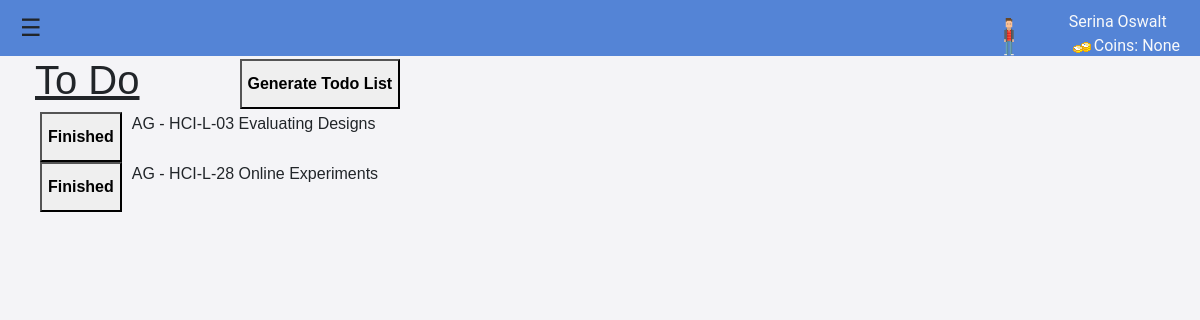
The app's page /todo (signed in), older data.
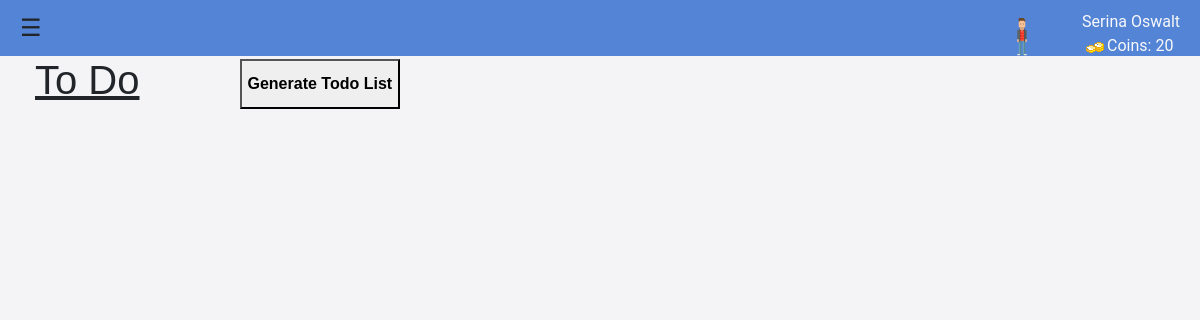
The same page, newer data.
### app.py (models this page shows, shortened)
class User(db.Model):
    id = db.Column(db.Integer, primary_key=True)
    name = db.Column(db.String(100), nullable=False)
    email = db.Column(db.String(100), unique=True)
    password = db.Column(db.String(100))
    canvas_api_key = db.Column(db.String(255))
    course_codes_list = db.Column(db.String(255))  # New field for storing course codes
    avatar = db.Column(db.String(255))
    coins = db.Column(db.Integer)

class Todo(db.Model):
    assignmentID = db.Column(db.Integer, primary_key=True)
    assignmentName = db.Column(db.String(255))
    def __repr__(self):
        return self.assignmentName

### app.py (the view)
@app.route('/todo')
def todo():
    user = User.query.filter_by(email=session['email']).first()
    tasks = Todo.query.all()
    return render_template('todo.html', assignments = tasks, user=user)

### templates/todo.html (shortened to what this page needs)
<!DOCTYPE html>
<html lang="en">
<head>
  <link rel="stylesheet" href="https://cdn.jsdelivr.net/npm/bootstrap@4.6.2/dist/css/bootstrap.min.css">
  <link rel="stylesheet" href="/static/css/styles.css">
</head>
<header>
    <div class="menu-icon" onmouseover="openNav()" onmouseout="closeNav()">&#9776;</div>
    <div class="profile-info">
    <img src="{{ url_for('static', filename='images/pixelAvatar.png') }}" alt="Player Avatar" class="avatar">
    <div class="player-info">
        <span class="player-name">{{session.get('user_name', 'Guest')}}</span>
        <span class="player-coins"><img src="{{ url_for('static', filename='images/coin.png') }}" alt="Coin">Coins: {{ user.coins }}</span>
    </header>
<div class="todoHeader">
    <h1>To Do</h1>
    <a href="/generateList"><button class="finished">Generate Todo List</button></a>
</div>
<body>
    <ul>
        {% for assignment in assignments %}
        <li class="todoItem"><a href="/delete/{{assignment.assignmentID}}"><button class="finished">Finished</button></a><p>{{ assignment }}</p></li>
        {% endfor %}
    </ul>
</body>
</html>

### static/css/styles.css (style rules this page uses)
body, html { height: 100%; margin: 0; padding: 0; font-family: Arial, sans-serif; background-color: #f4f4f7; }
body, html { margin: 0; padding: 0; font-family: Arial, sans-serif; }
header { display: flex; justify-content: space-between; align-items: center; background-color: #5484d6; padding: 10px 20px; position: relative; }
.menu-icon { cursor: pointer; font-size: 24px; }
.profile-info { display: flex; align-items: center; position: absolute; top: 10px; right: 20px; font-family: 'Roboto', sans-serif; color: #f8f9fa; }
.avatar { height: 50px; width: auto; border-radius: 50%; }
.player-info { display: flex; flex-direction: column; margin-left: 10px }
body { font-family: Arial, sans-serif; background-color: #f4f4f7; margin: 0; padding: 0; }
.todoHeader { display: flex; flex-direction: row; align-items: center; gap: 100px; margin-left: 35px; text-decoration: underline; }
.finished { margin-right:10px; height: 50px; font-weight: bold; font-size: medium; }

Row changes from the older to the newer data that the page shows:
removed Todo: assignmentName "AG - HCI-L-03 Evaluating Designs"
removed Todo: assignmentName "AG - HCI-L-28 Online Experiments"
changed User "Serina Oswalt": coins "None" → "20"
